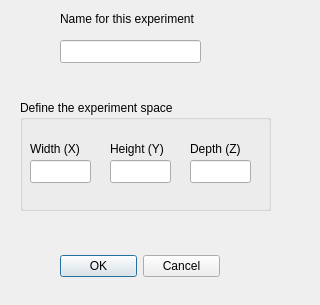
<ui version="4.0" >
 <class>NewVaporIntrusion</class>
 <widget class="QDialog" name="NewVaporIntrusion" >
  <property name="geometry" >
   <rect>
    <x>0</x>
    <y>0</y>
    <width>320</width>
    <height>305</height>
   </rect>
  </property>
  <property name="windowTitle" >
   <string>New Vapor Intrusion Model</string>
  </property>
  <widget class="QDialogButtonBox" name="okCancelButtons" >
   <property name="geometry" >
    <rect>
     <x>60</x>
     <y>250</y>
     <width>160</width>
     <height>32</height>
    </rect>
   </property>
   <property name="orientation" >
    <enum>Qt::Horizontal</enum>
   </property>
   <property name="standardButtons" >
    <set>QDialogButtonBox::Cancel|QDialogButtonBox::NoButton|QDialogButtonBox::Ok</set>
   </property>
  </widget>
  <widget class="QGroupBox" name="groupBox" >
   <property name="geometry" >
    <rect>
     <x>20</x>
     <y>100</y>
     <width>251</width>
     <height>111</height>
    </rect>
   </property>
   <property name="title" >
    <string>Define the experiment space</string>
   </property>
   <widget class="QLineEdit" name="xValue" >
    <property name="geometry" >
     <rect>
      <x>10</x>
      <y>60</y>
      <width>61</width>
      <height>23</height>
     </rect>
    </property>
   </widget>
   <widget class="QLabel" name="label" >
    <property name="geometry" >
     <rect>
      <x>10</x>
      <y>40</y>
      <width>61</width>
      <height>18</height>
     </rect>
    </property>
    <property name="text" >
     <string>Width (X)</string>
    </property>
   </widget>
   <widget class="QLabel" name="label_2" >
    <property name="geometry" >
     <rect>
      <x>90</x>
      <y>40</y>
      <width>61</width>
      <height>18</height>
     </rect>
    </property>
    <property name="text" >
     <string>Height (Y)</string>
    </property>
   </widget>
   <widget class="QLineEdit" name="yValue" >
    <property name="geometry" >
     <rect>
      <x>90</x>
      <y>60</y>
      <width>61</width>
      <height>23</height>
     </rect>
    </property>
   </widget>
   <widget class="QLabel" name="label_3" >
    <property name="geometry" >
     <rect>
      <x>170</x>
      <y>40</y>
      <width>61</width>
      <height>18</height>
     </rect>
    </property>
    <property name="text" >
     <string>Depth (Z)</string>
    </property>
   </widget>
   <widget class="QLineEdit" name="zValue" >
    <property name="geometry" >
     <rect>
      <x>170</x>
      <y>60</y>
      <width>61</width>
      <height>23</height>
     </rect>
    </property>
   </widget>
  </widget>
  <widget class="QLabel" name="label_4" >
   <property name="geometry" >
    <rect>
     <x>60</x>
     <y>10</y>
     <width>151</width>
     <height>18</height>
    </rect>
   </property>
   <property name="text" >
    <string>Name for this experiment</string>
   </property>
  </widget>
  <widget class="QLineEdit" name="spaceName" >
   <property name="geometry" >
    <rect>
     <x>60</x>
     <y>40</y>
     <width>141</width>
     <height>23</height>
    </rect>
   </property>
  </widget>
 </widget>
 <resources/>
 <connections>
  <connection>
   <sender>okCancelButtons</sender>
   <signal>accepted()</signal>
   <receiver>NewVaporIntrusion</receiver>
   <slot>accept()</slot>
   <hints>
    <hint type="sourcelabel" >
     <x>248</x>
     <y>254</y>
    </hint>
    <hint type="destinationlabel" >
     <x>157</x>
     <y>274</y>
    </hint>
   </hints>
  </connection>
  <connection>
   <sender>okCancelButtons</sender>
   <signal>rejected()</signal>
   <receiver>NewVaporIntrusion</receiver>
   <slot>reject()</slot>
   <hints>
    <hint type="sourcelabel" >
     <x>316</x>
     <y>260</y>
    </hint>
    <hint type="destinationlabel" >
     <x>286</x>
     <y>274</y>
    </hint>
   </hints>
  </connection>
 </connections>
</ui>
